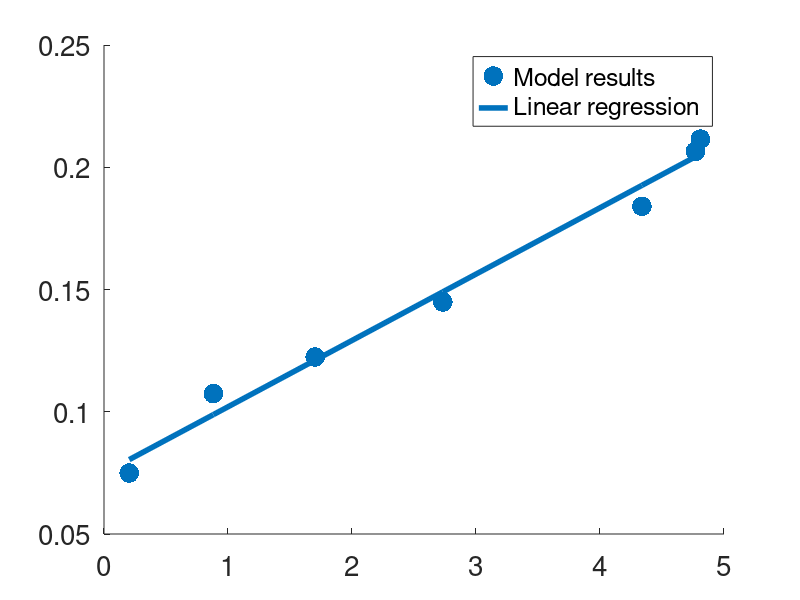

Write MATLAB code to recreate this figure. (Note: this script raises an error after producing the figure.)
figure; 
%r = [0.0092, 0.0134, 0.0147, 0.0170, 0.0238, 0.0247, 0.0255];
%r obtained by calculating (total_transcript)*[7500 300 300]' / ((P_count_vec)*[7500 300 300]')
r = [0.009, 0.0129, 0.0147, 0.0174, 0.0221, 0.0248, 0.0254];
std = [2.5757*10^-4, 1.9311*10^-4, 2.7731*10^-4, 8.4069*10^-4, 6.1844*10^-4, 2.9106*10^-4, 5.8602*10^-4];

%to make it with error bars
%res_array = zeros(1,5);
% for i = 2000:2000:10000
% res_array(i/2000) = (transcript_array(i,:))*[7500 300 300]' / (P_count_vec_array(i,:)*[7500 300 300]');
% end
% r = mean(res_array);
% std = std(res_array);

%with more samples - std gets smaller
% vec_rat = transcript_array*[7500 300 300]' ./ (P_count_vec_array*[7500 300 300]');
% r = mean(vec_rat(2:end));
% std = std(vec_rat(2:end));

scaling_factor = 330*3/118.9; %Average weight of condon triplet in E.Coli divided by 
%the average weight of an amino acid in E.Coli
r = r*scaling_factor;
gr = [0.2035, 0.8815, 1.7030, 2.7323, 4.3379, 4.7687, 4.81];
one = [1 1 1 1 1 1 1];
gr1 = [one; gr]';
regression = gr1\r';
yCalc = regression(2)*gr+regression(1);
scatter(gr,r,200,'filled')
hold on
plot(gr, yCalc, 'LineWidth',4)
%errorbar(gr,r,std);
set(gca,'fontsize',20)
h = legend('Model results', 'Linear regression');
h.FontSize = 20;
h.Location = 'southeast';
title('Dependence of mRNA/protein ratio on growth rate', 'FontSize', 20);
xlabel('Growth rate (h^-^1)', 'FontSize', 20);
ylabel('mRNA/protein mass ratio', 'FontSize', 20);